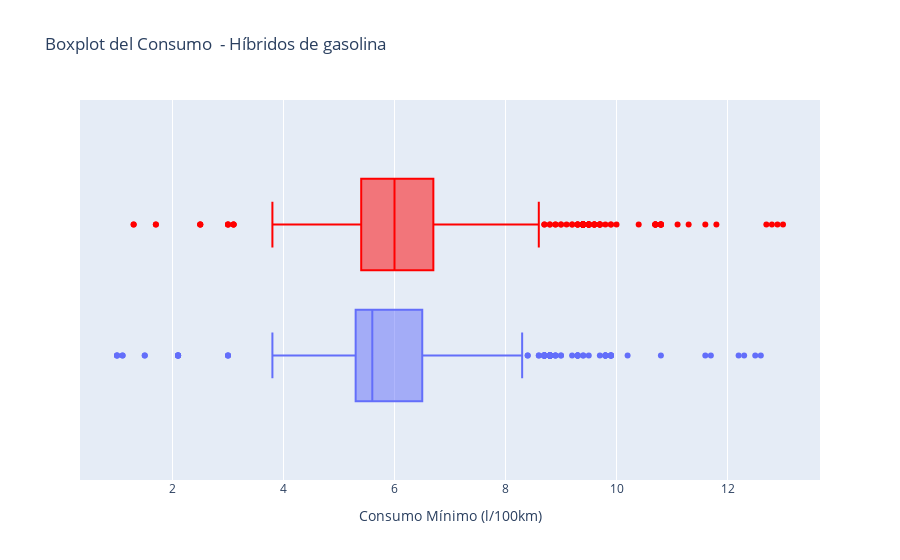
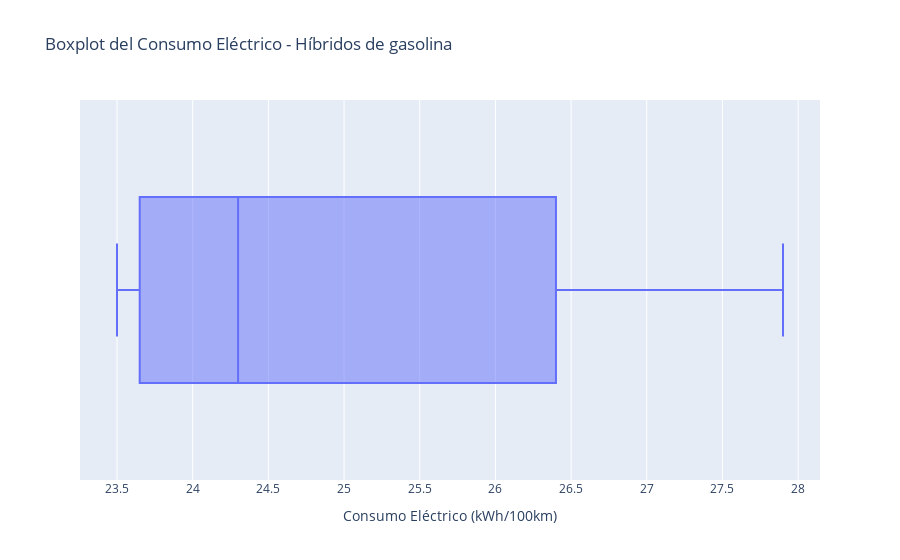

The notebook cell these images were saved under, in order:
### Markdown cell above
### Híbridos gasolina:  max media 6 min media 5.6 :  
El consumo medio de los coches híbridos enchufables en la parte eléctrica es de 5.8 kWh/100 km.

La mayoría de los coches híbridos de gasolina consumen entre 4 y 8 l/100 km.

Hay un pequeño número de coches híbridos de gasolina que consumen más de 8 l/100 km.

Estos datos indican que los coches híbridos de gasolina tienen un consumo relativamente bajo, en comparación con los coches de gasolina convencionales. Esto se debe a que los motores de combustión de los coches híbridos de gasolina solo se utilizan cuando el motor eléctrico no tiene suficiente autonomía para cubrir el trayecto.


### Híbridos gasolina elec: 24.3 :  

El consumo medio de los coches híbridos de gasolina en la parte eléctrica es de 24.3 kWh/100 km.
La mayoría de los coches híbridos de gasolina consumen entre 12 y 20 kWh/100 km.
Hay un pequeño número de coches híbridos de gasolina que consumen más de 20 kWh/100 km.
El consumo medio de los coches eléctricos puros es de 11 kWh/100 km. Esto significa que los coches híbridos de gasolina consumen un 50% más que los coches eléctricos puros.

### Code cell
funcion_boxplot_motorizacion_usuario("Híbridos gasolina")

### Figure 1 — Plotly figure (JSON) as saved in the notebook; plotly's stock layout.template omitted (floating-point values rounded to 4 significant figures; data arrays with more than 128 entries replaced by an {"elided": "..."} marker saying what was removed)
{"data": [{"alignmentgroup": "True", "hovertemplate": "Consumo Mínimo (l/100km)=%{x}<extra></extra>", "legendgroup": "", "marker": {"color": "#636efa"}, "name": "", "notched": false, "offsetgroup": "", "orientation": "h", "showlegend": false, "type": "box", "x": {"elided": "1259 float values"}, "x0": " ", "xaxis": "x", "y0": " ", "yaxis": "y"}, {"alignmentgroup": "True", "hovertemplate": "Consumo Max (l/100km)=%{x}<extra></extra>", "legendgroup": "", "marker": {"color": "red"}, "name": "", "notched": false, "offsetgroup": "", "orientation": "h", "showlegend": false, "type": "box", "x": {"elided": "1259 float values"}, "x0": " ", "xaxis": "x", "y0": " ", "yaxis": "y"}], "layout": {"autosize": true, "boxmode": "group", "legend": {"tracegroupgap": 0}, "title": {"text": "Boxplot del Consumo  - Híbridos de gasolina"}, "xaxis": {"anchor": "y", "autorange": true, "domain": [0, 1], "range": [0.3333, 13.67], "title": {"text": "Consumo Mínimo (l/100km)"}, "type": "linear"}, "yaxis": {"anchor": "x", "autorange": true, "domain": [0, 1], "range": [-0.5172, 0.5172], "type": "category"}}}

### Figure 2 — Plotly figure (JSON) as saved in the notebook; plotly's stock layout.template omitted (floating-point values rounded to 4 significant figures; data arrays with more than 128 entries replaced by an {"elided": "..."} marker saying what was removed)
{"data": [{"alignmentgroup": "True", "hovertemplate": "Consumo Eléctrico (kWh/100km)=%{x}<extra></extra>", "legendgroup": "", "marker": {"color": "#636efa"}, "name": "", "notched": false, "offsetgroup": "", "orientation": "h", "showlegend": false, "type": "box", "x": {"elided": "1259 float values"}, "x0": " ", "xaxis": "x", "y0": " ", "yaxis": "y"}], "layout": {"autosize": true, "boxmode": "group", "legend": {"tracegroupgap": 0}, "title": {"text": "Boxplot del Consumo Eléctrico - Híbridos de gasolina"}, "xaxis": {"anchor": "y", "autorange": true, "domain": [0, 1], "range": [23.26, 28.14], "title": {"text": "Consumo Eléctrico (kWh/100km)"}, "type": "linear"}, "yaxis": {"anchor": "x", "autorange": true, "domain": [0, 1], "range": [-0.5, 0.5], "type": "category"}}}
